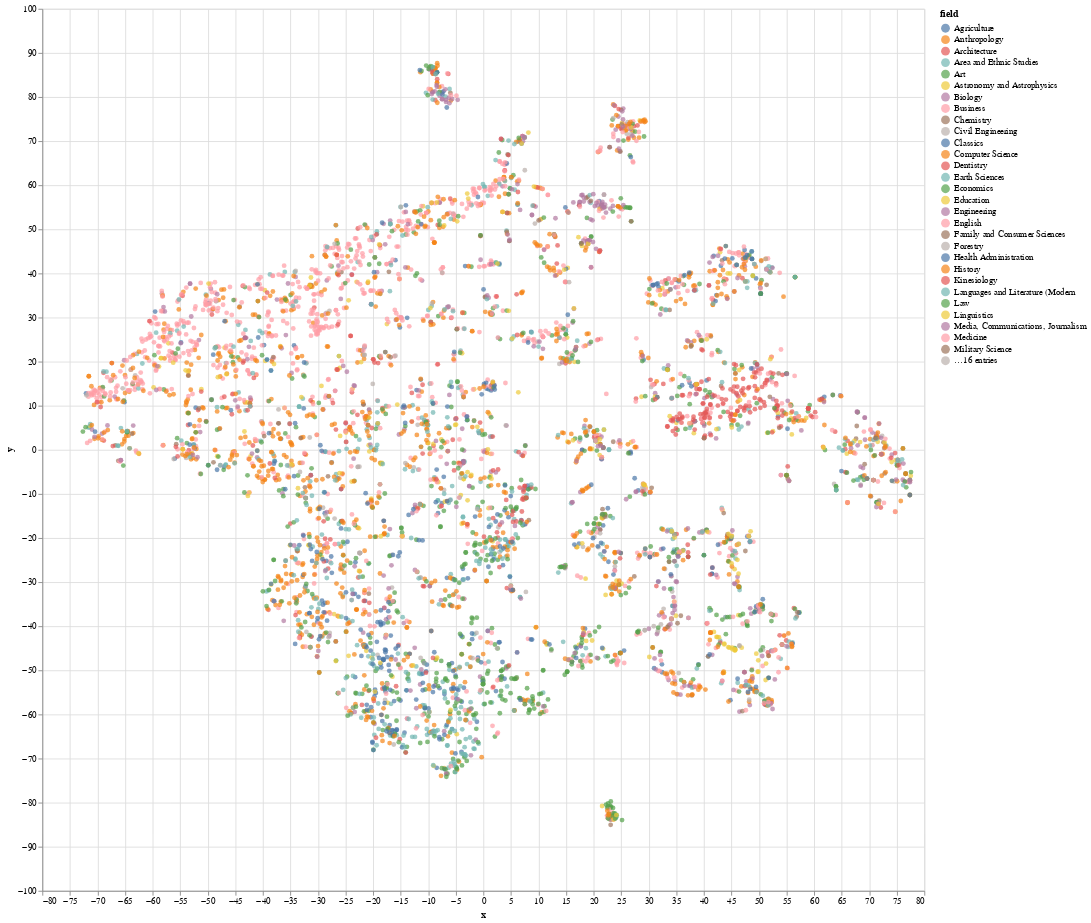

The notebook cell this image was saved under:
### Code cell
chart.interactive()

### Figure 1 — Vega-Lite specification as saved in the notebook (floating-point values rounded to 4 significant figures; data arrays with more than 128 entries replaced by an {"elided": "..."} marker saying what was removed)
{"$schema": "https://vega.github.io/schema/vega-lite/v2.4.3.json", "config": {"view": {"height": 300, "width": 400}}, "data": {"values": {"elided": "5000 records"}}, "encoding": {"color": {"field": "field", "type": "nominal"}, "tooltip": {"field": "titles", "type": "nominal"}, "x": {"field": "x", "type": "quantitative"}, "y": {"field": "y", "type": "quantitative"}}, "height": 1000, "mark": "circle", "selection": {"selector014": {"bind": "scales", "encodings": ["x", "y"], "mark": {"fill": "#333", "fillOpacity": 0.125, "stroke": "white"}, "on": "[mousedown, window:mouseup] > window:mousemove!", "resolve": "global", "translate": "[mousedown, window:mouseup] > window:mousemove!", "type": "interval", "zoom": "wheel!"}}, "width": 1000}
